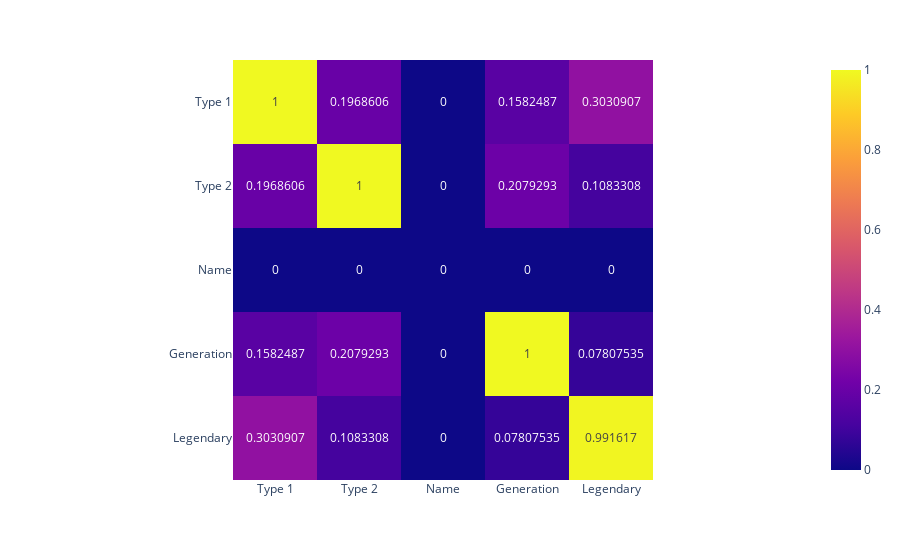

Notebook code for this chart:
### Markdown cell above
## Heatmaps for qualitative correlations

### Code cell
# git clone https://github.com/ayanatherate/dfcorrs.git
# cd dfcorrs 
# pip install -r requirements.txt

from dfcorrs.cramersvcorr import Cramers
cram=Cramers()
# cram.corr(df_pokemon)
cram.corr(df_pokemon, plot_htmp=True)

### Figure 1 — Plotly figure (JSON) as saved in the notebook; plotly's stock layout.template omitted (floating-point values rounded to 4 significant figures)
{"data": [{"coloraxis": "coloraxis", "hovertemplate": "x: %{x}<br>y: %{y}<br>color: %{z}<extra></extra>", "name": "0", "texttemplate": "%{z}", "type": "heatmap", "x": ["Type 1", "Type 2", "Name", "Generation", "Legendary"], "xaxis": "x", "y": ["Type 1", "Type 2", "Name", "Generation", "Legendary"], "yaxis": "y", "z": [[1.0, 0.1969, 0.0, 0.1582, 0.3031], [0.1969, 1.0, 0.0, 0.2079, 0.1083], [0.0, 0.0, 0.0, 0.0, 0.0], [0.1582, 0.2079, 0.0, 1.0, 0.07808], [0.3031, 0.1083, 0.0, 0.07808, 0.9916]]}], "layout": {"coloraxis": {"colorscale": [[0, "#0d0887"], [0.1111, "#46039f"], [0.2222, "#7201a8"], [0.3333, "#9c179e"], [0.4444, "#bd3786"], [0.5556, "#d8576b"], [0.6667, "#ed7953"], [0.7778, "#fb9f3a"], [0.8889, "#fdca26"], [1, "#f0f921"]]}, "margin": {"t": 60}, "xaxis": {"anchor": "y", "constrain": "domain", "domain": [0, 1], "scaleanchor": "y"}, "yaxis": {"anchor": "x", "autorange": "reversed", "constrain": "domain", "domain": [0, 1]}}}
